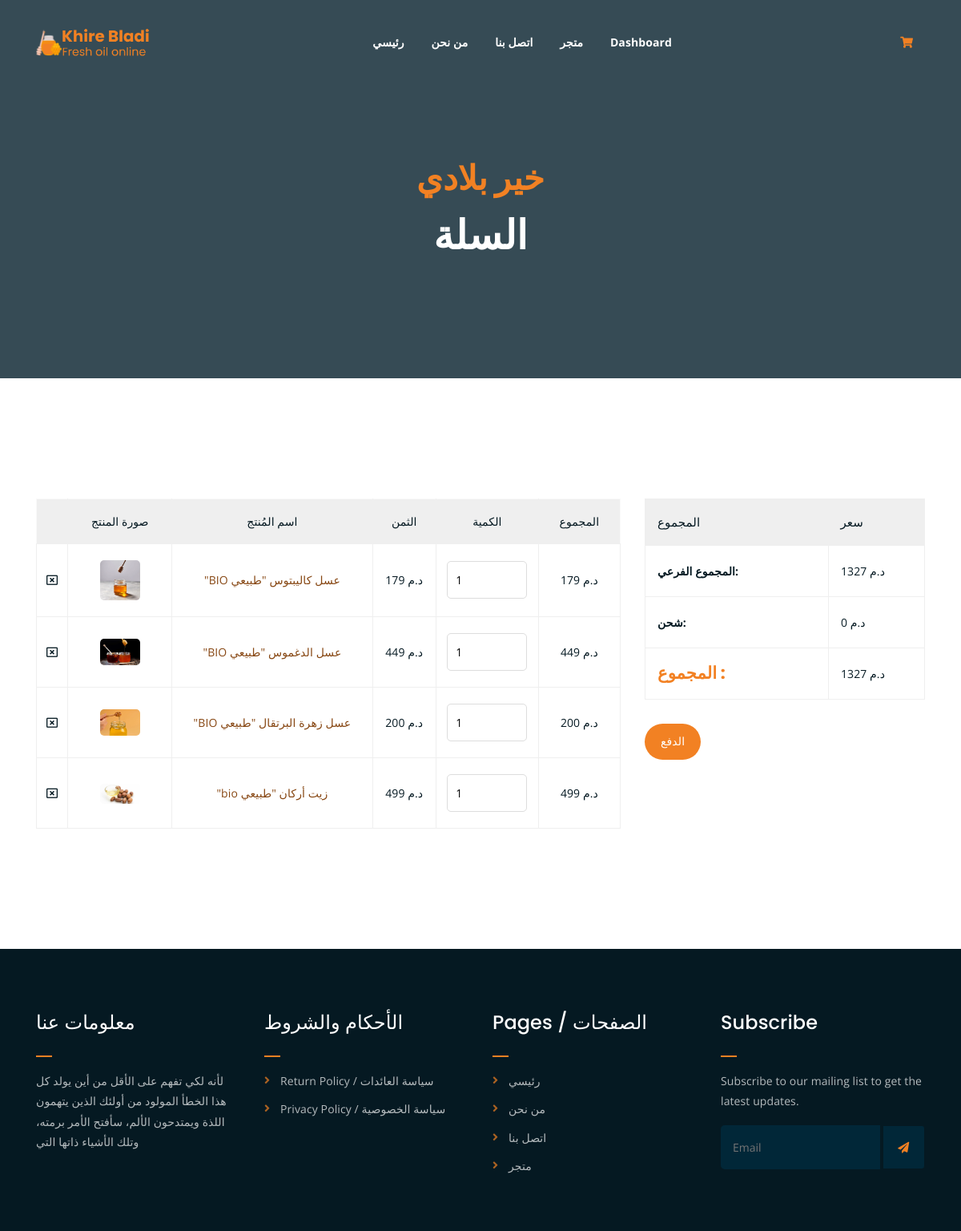
Page /products/cart (signed in) on the earlier database version.
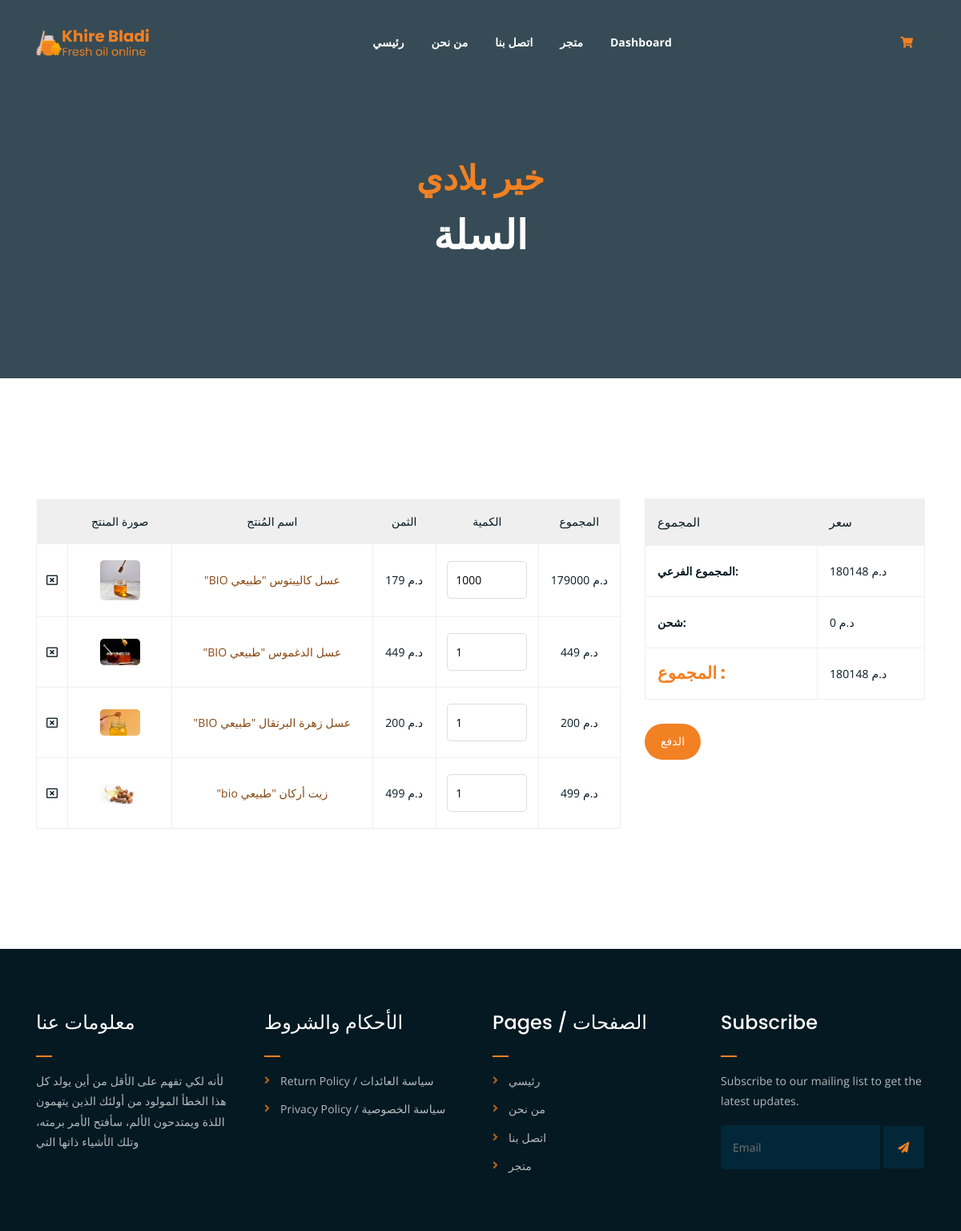
Same page on the later database version.
### products/models.py (models this page shows, shortened)
class OrderItem(models.Model):
    product = models.ForeignKey(Product, on_delete=models.SET_NULL, blank=True, null=True)
    order = models.ForeignKey(Order, on_delete=models.SET_NULL, blank=True, null=True)
    quantity = models.IntegerField(default=0, blank=True, null=True)
    date_added = models.DateTimeField(auto_now_add=True)
    @property
    def get_total(self):
        return self.product.price * self.quantity

class Product(models.Model):
    name = models.CharField(max_length = 100)
    discription = models.TextField()
    categories = models.ForeignKey(Categories, on_delete=models.CASCADE, null=True)
    price = models.FloatField()
    anchor_price = models.FloatField()
    product_image = models.ImageField(upload_to = "product", null=True)
    date = models.DateTimeField(auto_now_add=True)
    is_active = models.BooleanField(default=True)
    slug = AutoSlugField(unique=True)

class Order(models.Model):
    customer = models.ForeignKey(Customer, on_delete=models.SET_NULL, blank=True, null=True)
    date_order = models.DateTimeField(auto_now_add=True)
    complete = models.BooleanField(default=False, blank=True, null=True)
    @property
    def get_cart_total(self):
        orderitem = self.orderitem_set.all()
        total = sum( [ item.get_total for item in orderitem ] )
        return total

### products/views.py (the view)
# urls.py: path("cart", cart, name="cart"),
def cart(request):
    customer = get_customer(request)
    order, created = Order.objects.get_or_create(customer=customer, complete=False)
    items = order.orderitem_set.all()
    context = {
        "items":items,
        "order":order,
    }
    return render(request, 'products/cart.html', context)

### products/context_processors.py (called while the page is built)
def cart_items(request):
    items = []
    try:
        customer = request.user.customer
    except AttributeError :
        try:
            device = request.COOKIES['device']
            customer, created = Customer.objects.get_or_create(device=device)
            order, created = Order.objects.get_or_create(customer=customer, complete=False)
            items = order.orderitem_set.all()
        except:
            items = []
    return {'cartItems': len(items),}

def crsf_token(request):
    csrf_token_included = request.session.get('csrf_token_included', False)
    request.session['csrf_token_included'] = True
    return {'csrf_token_included': csrf_token_included}

### products/views.py (called while the page is built)
def get_customer(request):
    try:
        customer = request.user.customer
    except:
        device = request.COOKIES['device']
        customer, created = Customer.objects.get_or_create(device=device)
    return customer

### products/templates/products/cart.html (shortened to what this page needs)
{% extends 'base.html' %}
{% load static %}
{% block content %}
<div class="breadcrumb-section breadcrumb-bg">
	<div class="container">
		<div class="row">
			<div class="col-lg-8 offset-lg-2 text-center">
				<div class="breadcrumb-text">
					<h2><span class="orange-text">خير بلادي </span></h2>
					<h1>السلة</h1>
				</div>
			</div>
		</div>
	</div>
</div>
<div class="cart-section mt-150 mb-150">
	<div class="container">
		<div class="row">
			<div class="col-lg-8 col-md-12">
				<div class="cart-table-wrap">
					<table class="cart-table">
						<thead class="cart-table-head">
							<tr class="table-head-row">
								<th class="product-remove"></th>
								<th class="product-image">صورة المنتج</th>
								<th class="product-name">اسم المُنتج</th>
								<th class="product-price">الثمن</th>
								<th class="product-quantity">الكمية</th>
								<th class="product-total">المجموع</th>
							</tr>
						</thead>
					<tbody>
							{% for item in items %}
							<tr class="table-body-row" data-id="{{item.id}}">
								<td class="product-remove">
									<a class="remove-item" data-id="{{item.id}}" >
										<i class="far fa-window-close"></i>
									</a>
								</td>
								<td class="product-image"><img src="{{ item.product.product_image.url }}" alt=""></td>
								<td class="product-name">
									<a style="color: #874713;" href="{% url 'single_product' slug=item.product.slug %}">{{item.product.name}}</a>
								</td>
								<td>د.م {{ item.product.price|add:'0' }}</td>
								<td class="product-quantity">
									<input type="number" value="{{ item.quantity }}" class="quantity-input" data-id="{{ item.id }}">
								</td>
								<td class="product-total" id="product-total-{{ item.id }}">د.م {{ item.get_total|add:'0' }}</td>
							</tr>
							{% endfor %}
						</tbody>
					</table>
				</div>
			</div>
			<div class="col-lg-4">
				<div class="total-section">
					<table class="total-table">
						<thead class="total-table-head">
							<tr class="table-total-row">
								<th>المجموع</th>
								<th>سعر</th>
							</tr>
						</thead>
						<tbody>
							<tr class="total-data">
								<td><strong>المجموع الفرعي: </strong></td>
								<td id="total-price">د.م {{ order.get_cart_total|add:'0'  }}</td>
							</tr>
							<tr class="total-data">
								<td><strong>شحن: </strong></td>
								<td>د.م 0</td>
							</tr>
							<tr class="total-data">
                                <td><h4><span class="orange-text" >المجموع :</span></td>
								<td id="total-prices">د.م {{ order.get_cart_total|add:'0' }}</td>
							</tr>
						</tbody>
					</table>
					<div class="cart-buttons">
						<a href="{% url 'checkout' %}" class="boxed-btn black">الدفع</a>
					</div>
				</div>
			</div>
		</div>
	</div>
</div>
{% endblock %}

### templates/base.html (shortened to what this page needs)
{% load static %}
<!DOCTYPE html>
<html lang="en">
<head>
	<link rel="stylesheet" href="{% static 'bootstrap/css/bootstrap.min.css' %}">
	<link rel="stylesheet" href="{% static 'css/all.min.css' %}">
	<link rel="stylesheet" href="{% static 'css/owl.carousel.css' %}">
	<link rel="stylesheet" href="{% static 'css/magnific-popup.css' %}">
	<link rel="stylesheet" href="{% static 'css/animate.css' %}">
	<link rel="stylesheet" href="{% static 'css/meanmenu.min.css' %}">
	<link rel="stylesheet" href="{% static 'css/responsive.css' %}">
	<link rel="stylesheet" href="{% static 'css/main.css' %}">
</head>
<body>
{% include 'partials/_navbar.html' %}
{% block content %}
{% endblock %}
{% include 'partials/_footer.html' %}
</body>
</html>

### templates/partials/_navbar.html (shortened to what this page needs)
{% load static %}
<div class="top-header-area" id="sticker">
    <div class="container">
        <div class="row">
            <div class="col-lg-12 col-sm-12 text-center">
                <div class="main-menu-wrap">
                    <div class="site-logo">
                        <a href="{% url 'index' %}">
                            <img src="{% static 'img/logo.png' %}" alt="">
                        </a>
                    </div>
                    <nav class="main-menu">
                        <ul>
                            <li
                            ><a id="home" href="{% url 'index' %}">رئيسي</a></li>
                            <li ><a id="about" href="{% url 'index' %}#about-us">من نحن</a></li>
                            <li><a id="contact" href="contact.html">اتصل بنا</a></li>
                            <li
                            ><a id="shop" href="{% url 'shop' %}">متجر</a></li>
                            {% if request.user.is_authenticated and request.user.is_staff %}
                                <li><a id="shop" href="{% url 'dash_index' %}">Dashboard</a></li>
                            {% endif %}
                            <li >
                                <div class="header-icons">
                                    <a
                                    {% if '/products/cart' == request.path %}
                                        style="color: #F28123;"
                                    {% endif %}
                                    class="shopping-cart" href="{% url 'cart' %}">
                                        <i class="fas fa-shopping-cart"></i>
                                        {% if cartItems %}
                                            <span class="cart-count">{{cartItems}}</span>
                                        {% else  %}
                                            <span class="cart-count"></span>
                                        {% endif  %}
                                    </a>
                                </div>
                            </li>
                        </ul>
                    </nav>
                </div>
            </div>
        </div>
    </div>
</div>

### templates/partials/_footer.html
{% load static %}
<div class="footer-area">
    <div class="container">
        <div class="row">
            <div class="col-lg-3 col-md-6">
                <div class="footer-box about-widget">
                    <h2 class="widget-title">معلومات عنا</h2>
                    <p>لأنه لكي تفهم على الأقل من أين يولد كل هذا الخطأ المولود من أولئك الذين يتهمون اللذة ويمتدحون الألم، سأفتح الأمر برمته، وتلك الأشياء ذاتها التي</p>
                </div>
            </div>
            <div class="col-lg-3 col-md-6">
                <div class="footer-box pages">
                    <h2 class="widget-title"> الأحكام والشروط</h2>
                    <ul>
                        <li><a href="{% url 'return_policy' %}">Return Policy / سياسة العائدات</a></li>
                        <li><a href="#about-us">Privacy Policy / سياسة الخصوصية</a></li>
                    </ul>
                </div>
            </div>
            <div class="col-lg-3 col-md-6">
                <div class="footer-box pages">
                    <h2 class="widget-title">Pages / الصفحات</h2>
                    <ul>
                        <li><a href="#">رئيسي</a></li>
                        <li><a href="#about-us">من نحن</a></li>
                        <li><a href="contact.html">اتصل بنا</a></li>
                        <li><a href="#product">متجر</a></li>
                    </ul>
                </div>
            </div>
            <div class="col-lg-3 col-md-6">
                <div class="footer-box subscribe">
                    <h2 class="widget-title">Subscribe</h2>
                    <p>Subscribe to our mailing list to get the latest updates.</p>
                    <form action="index.html">
                        <input type="email" placeholder="Email">
                        <button type="submit"><i class="fas fa-paper-plane"></i></button>
                    </form>
                </div>
            </div>
        </div>
    </div>
</div>

### amlo/static/css/responsive.css (style rules this page uses)
@media only screen and (min-width: 992px) and (max-width: 1200px) { .cart-buttons a:first-child { margin-right: 0; margin-bottom: 15px; } }

Differences in the rows shown:
changed OrderItem "\"BIO عسل كاليبتوس \"طبيعي": quantity "1" → "1000"; get_total|add "179" → "179000"
changed through a linked row, Order: get_cart_total|add "1327" → "180148"
